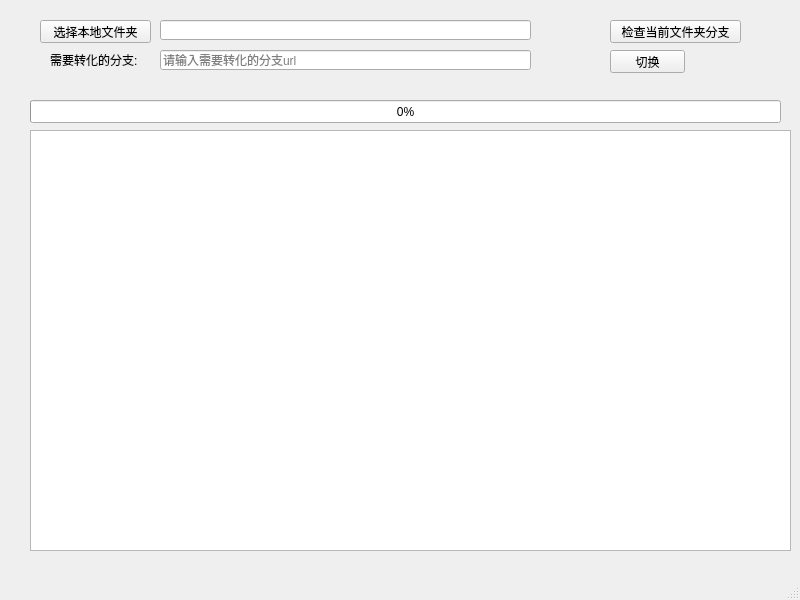
<?xml version="1.0" encoding="UTF-8"?>
<ui version="4.0">
 <class>MainWindow</class>
 <widget class="QMainWindow" name="MainWindow">
  <property name="geometry">
   <rect>
    <x>0</x>
    <y>0</y>
    <width>800</width>
    <height>600</height>
   </rect>
  </property>
  <property name="windowTitle">
   <string>分支检查转化</string>
  </property>
  <widget class="QWidget" name="centralwidget">
   <widget class="QPushButton" name="chooseDirButton">
    <property name="geometry">
     <rect>
      <x>40</x>
      <y>20</y>
      <width>111</width>
      <height>23</height>
     </rect>
    </property>
    <property name="text">
     <string>选择本地文件夹</string>
    </property>
   </widget>
   <widget class="QLineEdit" name="dirPathLine">
    <property name="geometry">
     <rect>
      <x>160</x>
      <y>20</y>
      <width>371</width>
      <height>20</height>
     </rect>
    </property>
   </widget>
   <widget class="QLineEdit" name="svnUrlLine">
    <property name="geometry">
     <rect>
      <x>160</x>
      <y>50</y>
      <width>371</width>
      <height>20</height>
     </rect>
    </property>
    <property name="toolTip">
     <string/>
    </property>
    <property name="placeholderText">
     <string>请输入需要转化的分支url</string>
    </property>
   </widget>
   <widget class="QLabel" name="label">
    <property name="geometry">
     <rect>
      <x>50</x>
      <y>50</y>
      <width>101</width>
      <height>20</height>
     </rect>
    </property>
    <property name="text">
     <string>需要转化的分支:</string>
    </property>
   </widget>
   <widget class="QPushButton" name="checkButton">
    <property name="geometry">
     <rect>
      <x>610</x>
      <y>20</y>
      <width>131</width>
      <height>23</height>
     </rect>
    </property>
    <property name="text">
     <string>检查当前文件夹分支</string>
    </property>
   </widget>
   <widget class="QTextEdit" name="textEdit">
    <property name="geometry">
     <rect>
      <x>30</x>
      <y>130</y>
      <width>761</width>
      <height>421</height>
     </rect>
    </property>
   </widget>
   <widget class="QPushButton" name="switchButton">
    <property name="geometry">
     <rect>
      <x>610</x>
      <y>50</y>
      <width>75</width>
      <height>23</height>
     </rect>
    </property>
    <property name="text">
     <string>切换</string>
    </property>
   </widget>
   <widget class="QProgressBar" name="progress">
    <property name="geometry">
     <rect>
      <x>30</x>
      <y>100</y>
      <width>751</width>
      <height>23</height>
     </rect>
    </property>
    <property name="value">
     <number>0</number>
    </property>
   </widget>
  </widget>
  <widget class="QMenuBar" name="menubar">
   <property name="geometry">
    <rect>
     <x>0</x>
     <y>0</y>
     <width>800</width>
     <height>21</height>
    </rect>
   </property>
  </widget>
  <widget class="QStatusBar" name="statusbar"/>
 </widget>
 <resources/>
 <connections/>
</ui>
